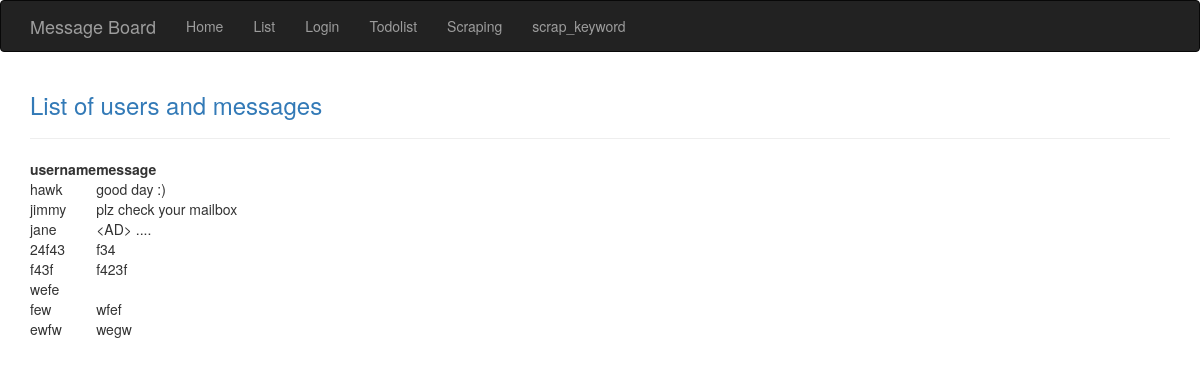
Page /list on the committed database.
### run.py (models this page shows)
class User(db.Model):
    __tablename__ = 'users'
    id = db.Column(db.Integer, primary_key=True)
    username = db.Column(db.String(64))
    message = db.Column(db.String(64))
    def __repr__(self):
        return '<User %r>' % self.username

### run.py (the view)
@app.route('/list')
def show_all():
    print (User.query.all())
    return render_template('show_all.html', User = User.query.all() )

### templates/show_all.html (shortened to what this page needs)
<!DOCTYPE html>
<html lang = "en">
   {% extends "bootstrap/base.html" %}
   {% block head %}
   {{ super() }}
   {% endblock %}
   {% block navbar %}
   <div class="navbar navbar-inverse" role="navigation">
      <div class="container">
         <div class="navbar-header">
            <a class="navbar-brand" href="/">Message Board</a>
         </div>
         <div class="navbar-collapse collapse">
            <ul class="nav navbar-nav">
               <li><a href="/">Home</a></li>
               <li><a href="/list">List</a></li>
               <li><a href="/login">Login</a></li>
               <li><a href="/todolist">Todolist</a></li>
               <li><a href="/scraping">Scraping</a></li>
               <li><a href="/scrap_keyword">scrap_keyword</a></li>
            </ul>
         </div>
      </div>
   </div>
   {% endblock %}
   {% block content %}
   <div class="container">
      <head></head>
      <body>
         <h3>
            <a href = "{{ url_for('show_all') }}">List of users and messages
            </a>
         </h3>
         <hr/>
         <table>
            <thead>
               <tr>
                  <th>username</th>
                  <th>message</th>
               </tr>
            </thead>
            <tbody>
               {% for user_ in User %}
               <tr>
                  <td>{{ user_.username }}</td>
                  <td>{{ user_.message }}</td>
               </tr>
               {% endfor %}
            </tbody>
         </table>
      </body>
   </div>
   {% endblock %}

### rows in the picture
User: username "hawk", message "good day :)"
User: username "jimmy", message "plz check your mailbox"
User: username "jane", message "<AD> ...."
User: username "24f43", message "f34"
User: username "f43f", message "f423f"
User: username "wefe"
User: username "few", message "wfef"
User: username "ewfw", message "wegw"
